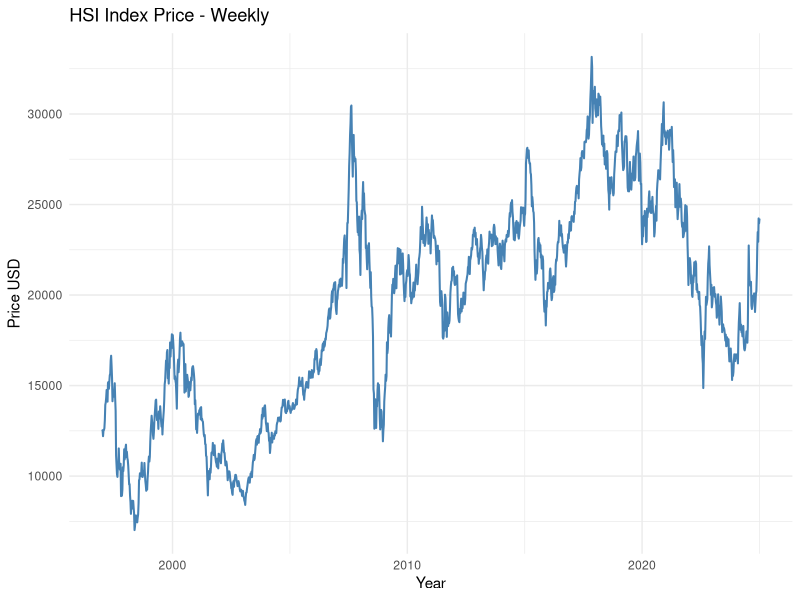
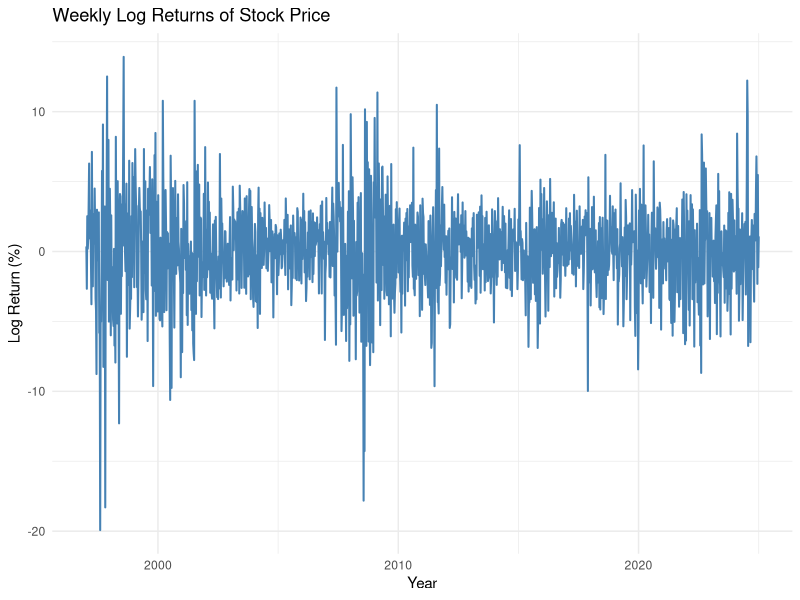
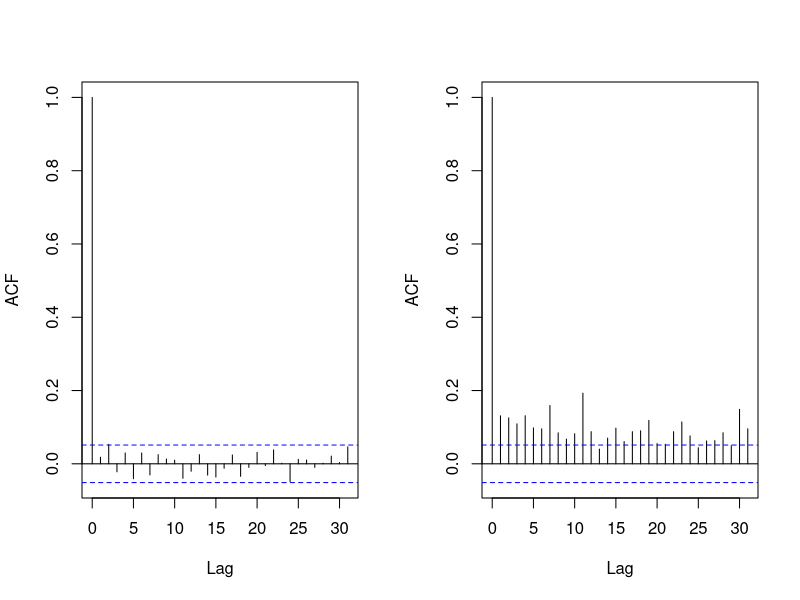
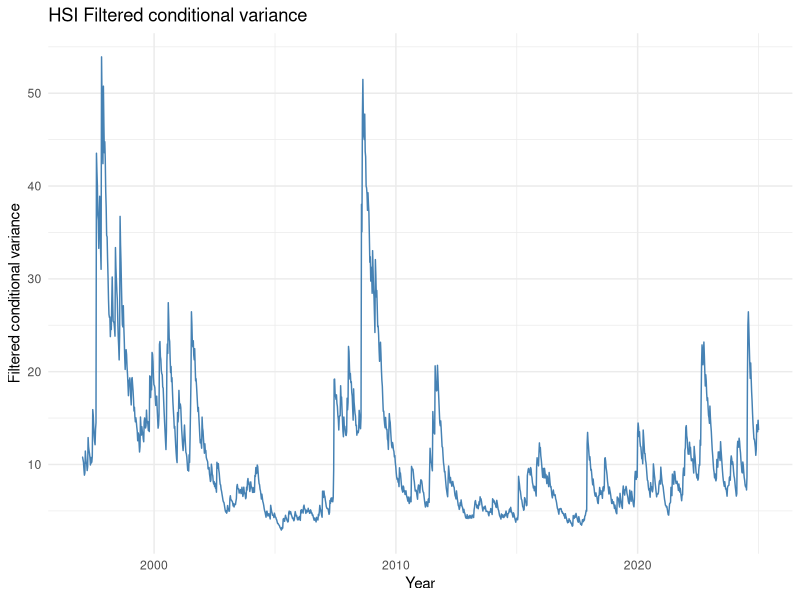
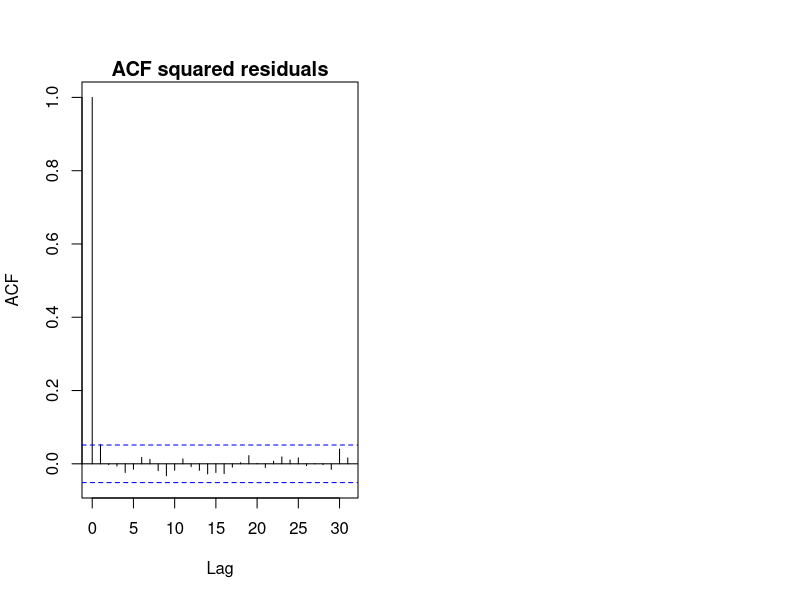

These charts were generated, in order, by the following R code: (Note: a time limit stopped this script after it produced the figures.)
# Clear workspace
rm(list=ls())

# Load necessary packages and files
library(ggplot2)
library(tseries)
library(scales)
library(xtable)


### ------Calculate log-likelihood function------
llik_fun_GARCH_pq <- function(data, par, p, q) {
  n <- length(data)
  omega <- exp(par[1])  # ensure omega > 0

  alpha <- exp(par[2:(1+q)]) / (1 + exp(par[2:(1+q)]))
  beta <- exp(par[(2+q):(1+q+p)]) / (1 + exp(par[(2+q):(1+q+p)]))

  if (omega <= 0 || any(alpha < 0) || any(beta < 0)) return(1e10)
  if (sum(alpha) + sum(beta) >= 1) return(1e10)  # stationarity

  sig2 <- rep(0, n)  # initialize with sample variance
  sig2[1:max(p,q)] <- var(data)

  for (t in (max(p, q) + 1):n) {
    arch_terms <- sum(alpha * data[(t - 1):(t - q)]^2)
    garch_terms <- sum(beta * sig2[(t - 1):(t - p)])
    sig2[t] <- omega + arch_terms + garch_terms
  }

  llik <- -0.5 * sum(log(sig2[(max(p,q)+1):n]) + 
                     data[(max(p,q)+1):n]^2 / sig2[(max(p,q)+1):n])

  return(-llik)
}


############################## Question 1 ###############################
# Read data
hsi_data <- read.table("HSI.txt")

# Add column name
names(hsi_data) <- "price"
# Add another column to indicate the date. Let's assume we started collecting data from 01.01.1997
start_date <- as.Date("1997-01-01")
hsi_data$date <- seq(from = start_date, by = "week", length.out = nrow(hsi_data))

# Plot weekly prices
ggplot(hsi_data, aes(x = date, y = price)) +
  geom_line(color = "steelblue", linewidth = 0.7) +
  labs(x = "Year", y = "Price USD", title = "HSI Index Price - Weekly") +
  theme_minimal()
  
# Calculate the log-returns
hsi_data$log_return <- c(NA, 100 * diff(log(hsi_data$price)))

# Plot weekly log-returns
ggplot(hsi_data, aes(x = date, y = log_return)) +
  geom_line(na.rm = TRUE, color = "steelblue", linewidth = 0.7) +
  labs(x = "Year", y = "Log Return (%)", title = "Weekly Log Returns of Stock Price") +
  theme_minimal()

par(mfrow = c(1,2))
# ACF for weekly log returns
acf(hsi_data$log_return, na.action = na.pass, main = "")

# ACF for weekly squared log returns
acf(hsi_data$log_return^2, na.action = na.pass, main = "")




############################## Question 3 ###############################
estimate_garch_mle <- function(data, p, q) {
  n <- length(data)
  num_params <- 1 + p + q

  init_alpha <- rep(0.1 / q, q)
  init_beta <- rep(0.8 / p, p)

  # Scale if needed
  if (sum(init_alpha) + sum(init_beta) >= 1) {
    scale <- 0.95 / (sum(init_alpha) + sum(init_beta))
    init_alpha <- init_alpha * scale
    init_beta <- init_beta * scale
  }

  init_omega <- max(1e-6, var(data) * (1 - sum(init_alpha) - sum(init_beta)))
  par_init <- c(log(init_omega),
                log(init_alpha / (1 - init_alpha)),
                log(init_beta / (1 - init_beta)))

  opt <- optim(par_init, function(par) llik_fun_GARCH_pq(data, par, p, q),
               method = "BFGS", control = list(maxit = 10000))

  omega_hat <- exp(opt$par[1])
  alpha_hat <- exp(opt$par[2:(1+q)]) / (1 + exp(opt$par[2:(1+q)]))
  beta_hat <- exp(opt$par[(2+q):(1+q+p)]) / (1 + exp(opt$par[(2+q):(1+q+p)]))

  sig2_fitted <- rep(0, n)
  sig2_fitted[1:max(p,q)] <- var(data)
  for (t in (max(p, q) + 1):n) {
    sig2_fitted[t] <- omega_hat +
      sum(alpha_hat * data[(t - 1):(t - q)]^2) +
      sum(beta_hat * sig2_fitted[(t - 1):(t - p)])
  }

  loglik <- -opt$value
  aic <- 2 * num_params - 2 * loglik
  bic <- log(n) * num_params - 2 * loglik

  return(list(
    p = p, q = q,
    omega = omega_hat,
    alpha = alpha_hat,
    beta = beta_hat,
    filtered_var_est = sig2_fitted,
    loglik = loglik,
    aic = aic,
    bic = bic,
    convergence = opt$convergence,
    stationary = sum(alpha_hat) + sum(beta_hat) < 1
  ))
}

hsi_data <- na.omit(hsi_data)
y <- hsi_data$log_return
garch_12 <- estimate_garch_mle(y, p = 1, q = 2)

cat("Omega:")
garch_12$omega
cat("Alpha:")
garch_12$alpha
cat("Beta:")
garch_12$beta
cat("Log-likelihood:")
garch_12$loglik


hsi_data$filter_var <- garch_12$filtered_var_est
ggplot(hsi_data, aes(x = date, y = filter_var)) +
  geom_line(color = "steelblue") +
  labs(x = "Year", y = "Filtered conditional variance", title = "HSI Filtered conditional variance") +
  theme_minimal()


############################## Question 4 ###############################
# Homoskedasticity test by plotting the ACF of squared residuals
u <- y/sqrt(hsi_data$filter_var)
acf(u^2, main="")
title("ACF squared residuals", line = 0.3)

# Jarque-Bera test on normality assumption of residuals
jarque.bera.test(u)



############################## Question 5 ###############################
compare_garch_models <- function(data, max_p, max_q) {
  models <- list()
  results <- data.frame()
  
  for (p in 1:max_p) {
    for (q in 1:max_q) {
      model_name <- paste("GARCH(", p, ",", q, ")", sep = "")
      
      model <- estimate_garch_mle(data, p, q)
      models[[model_name]] <- model
      
      results <- rbind(results, data.frame(
        Model = model_name,
        LogLikelihood = model$loglik,
        AIC = model$aic,
        BIC = model$bic,
        Stationary = model$stationary,
        Convergence = model$convergence
      ))
    }
  }
  
  return(list(models = models, results = results))
}

comparison <- compare_garch_models(hsi_data$log_return, max_p = 5, max_q = 5)
print(comparison$results)

# Convert to LaTeX table
latex_table <- xtable(comparison$results, caption = "GARCH(p,q) Model Comparison", label = "tab:garch_models")
#print(latex_table, include.rownames = FALSE, file = "garch_model_results.tex")

# Select the best model based on AIC value
best_model_name <- comparison$results[which.min(comparison$results$AIC), "Model"]
best_model <- comparison$models[[best_model_name]]
cat("Best GARCH model based on AIC:", best_model_name, "\n")

# Plot filtered variances of the best model
hsi_data$filter_var_best <- best_model$filtered_var_est
ggplot(hsi_data, aes(x = date, y = filter_var_best)) +
  geom_line(color = "steelblue") +
  labs(x = "Year", y = "Filtered conditional variance", title = paste("Filtered conditional variance -", best_model_name)) +
  theme_minimal()
